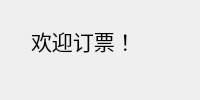
      <widget class="QWidget" name="guestOrderPage">
       <layout class="QVBoxLayout" name="verticalLayout_17">
        <item>
         <widget class="QWidget" name="guestOrderView" native="true">
          <widget class="QLabel" name="label_17">
           <property name="geometry">
            <rect>
             <x>20</x>
             <y>10</y>
             <width>141</width>
             <height>41</height>
            </rect>
           </property>
           <property name="text">
            <string>&lt;html&gt;&lt;head/&gt;&lt;body&gt;&lt;p&gt;&lt;span style=&quot; font-size:16pt;&quot;&gt;欢迎订票！&lt;/span&gt;&lt;/p&gt;&lt;/body&gt;&lt;/html&gt;</string>
           </property>
          </widget>
          <widget class="QLabel" name="label_19">
           <property name="geometry">
            <rect>
             <x>120</x>
             <y>160</y>
             <width>71</width>
             <height>30</height>
            </rect>
           </property>
           <property name="text">
            <string>当前售票员：</string>
           </property>
          </widget>
          <widget class="QComboBox" name="operatorComboBox">
           <property name="geometry">
            <rect>
             <x>200</x>
             <y>160</y>
             <width>70</width>
             <height>25</height>
            </rect>
           </property>
          </widget>
          <widget class="QLabel" name="label_20">
           <property name="geometry">
            <rect>
             <x>120</x>
             <y>200</y>
             <width>71</width>
             <height>30</height>
            </rect>
           </property>
           <property name="text">
            <string>票类型：</string>
           </property>
          </widget>
          <widget class="QComboBox" name="ticketTypeComboBox">
           <property name="geometry">
            <rect>
             <x>200</x>
             <y>200</y>
             <width>70</width>
             <height>25</height>
            </rect>
           </property>
          </widget>
          <widget class="QPushButton" name="orderTicketButton">
           <property name="geometry">
            <rect>
             <x>170</x>
             <y>280</y>
             <width>70</width>
             <height>25</height>
            </rect>
           </property>
           <property name="text">
            <string>确认</string>
           </property>
          </widget>
          <widget class="QLabel" name="label_29">
           <property name="geometry">
            <rect>
             <x>120</x>
             <y>240</y>
             <width>71</width>
             <height>30</height>
            </rect>
           </property>
           <property name="text">
            <string>顾客卡号：</string>
           </property>
          </widget>
          <widget class="QLineEdit" name="orderForLineEdit">
           <property name="geometry">
            <rect>
             <x>200</x>
             <y>240</y>
             <width>120</width>
             <height>30</height>
            </rect>
           </property>
          </widget>
         </widget>
        </item>
       </layout>
      </widget>
